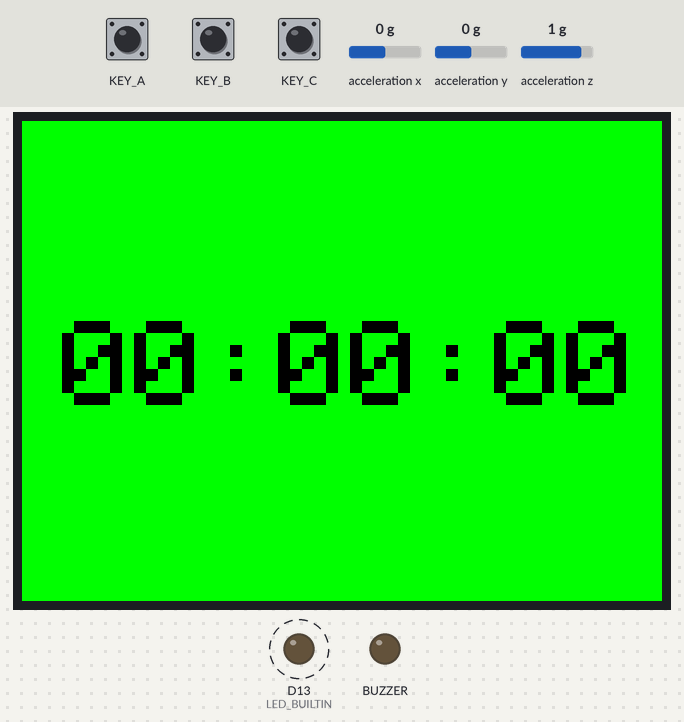
Simulated run of this sketch. Board: Seeed Wio Terminal. Parts: 320×240 colour display, output pins drawn as LEDs (lit = HIGH). Dashed ring = blinking. The inputs (shaded band) are chosen by the test bench; at power-on: KEY_A HIGH, KEY_B HIGH, KEY_C HIGH, acceleration x 0 g, acceleration y 0 g, acceleration z 1 g.

Above: at 1.4 s.
1.5 s: KEY_A pulled LOW for 0.15 s
At 3.0 s:
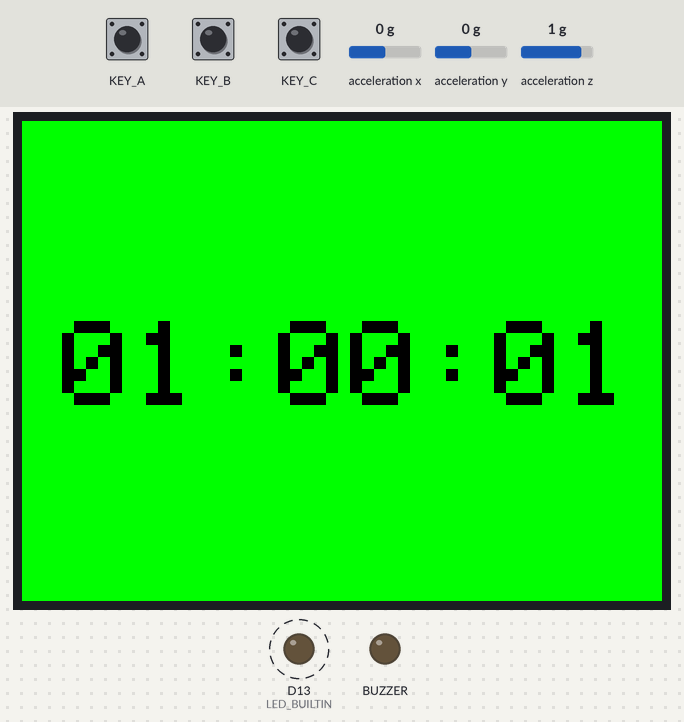
3.2 s: KEY_B pulled LOW for 0.15 s
At 3.8 s:
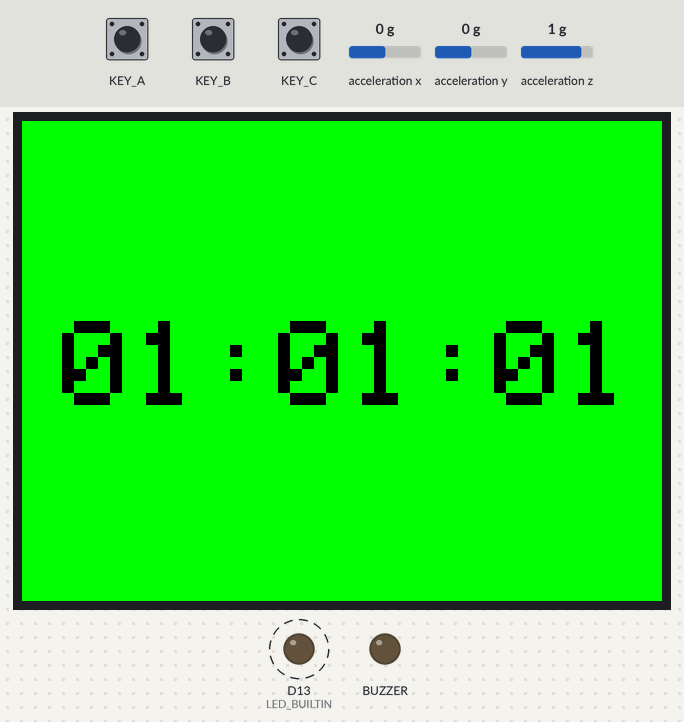
3.9 s: KEY_C pulled LOW for 0.15 s
At 4.9 s:
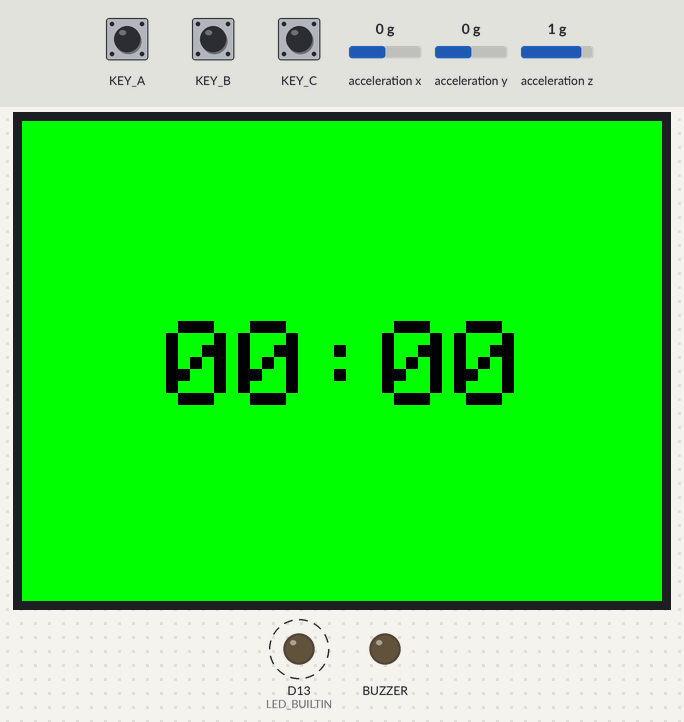
6.0 s: KEY_A pulled LOW for 1 s
At 7.2 s:
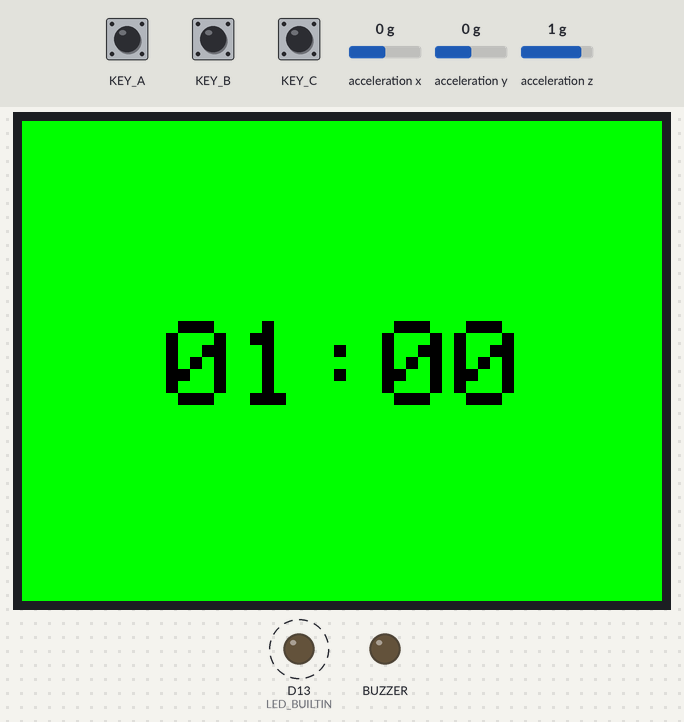
8.5 s: KEY_B pulled LOW for 1 s
At 10.0 s:
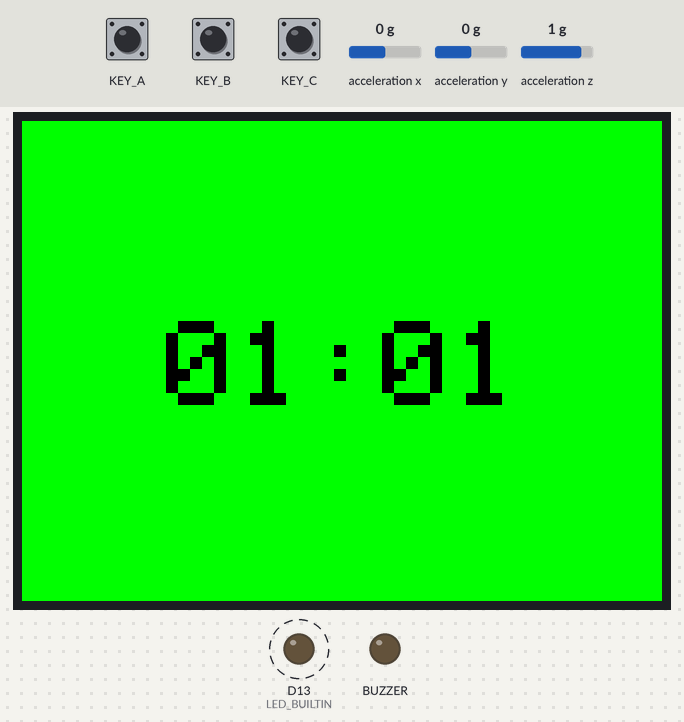
11.0 s: KEY_C pulled LOW for 1 s
At 12.2 s:
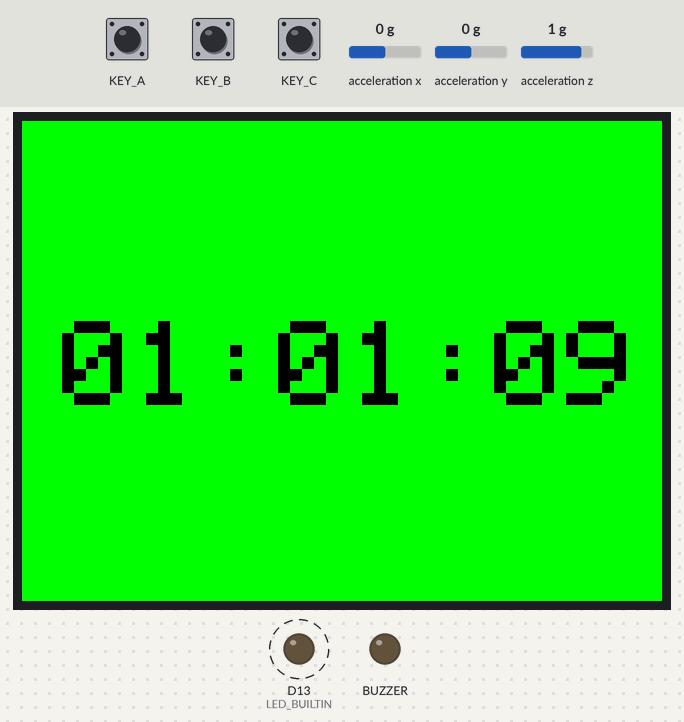
Timing chart, 0 to 14.5 s (numbered marks = the images above; inputs shaded):
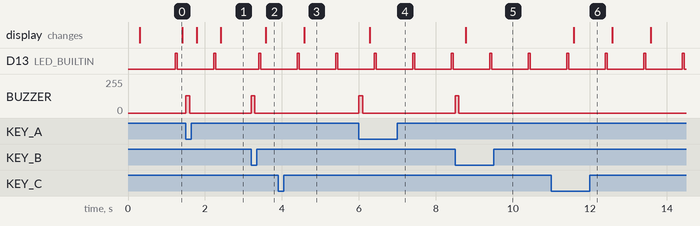

Measured:
- after the input at 1.5 s, BUZZER: 0/255 → 128/255 at once, → 0/255 0.10 s later; the display: first changes after 0.28 s (image 1 shows a later state)
- after the input at 3.2 s, BUZZER: 0/255 → 128/255 at once, → 0/255 0.10 s later; the display: changes after 0.38 s (image 2)
- after the input at 6.0 s, BUZZER: 0/255 → 128/255 at once, → 0/255 0.10 s later; the display: changes after 0.28 s (image 4)
- after the input at 8.5 s, BUZZER: 0/255 → 128/255 at once, → 0/255 0.10 s later; the display: changes after 0.28 s (image 5)
- after the input at 11.0 s, the display: changes after 0.58 s (image 6)
- by itself, D13 (LED_BUILTIN): alternates HIGH for 0.05 s and LOW for 0.95 s
- what the display in image 0 shows lasts 1.1 s, from 0.3 s to 1.4 s

The sketch:

digitalClock.ino
```cpp
// Author: a3delta
// About: A digital clock with an alarm feature.

// includes
#include "TFT_eSPI.h"
#include "LIS3DHTR.h"

// LCD variables
TFT_eSPI tft;           // LCD variable
bool bLight = true;     // flag to track backlight state
int bLightSec = 0;      // to track time since last disturbance

// accelerometer variables
LIS3DHTR<TwoWire> lis;  // accelerometer variable
float xval, yval, zval; // for reading axii
float xT, yT, zT;       // temps for axii comparisons
float xDist, yDist, zDist;  // for checking disturbances
float xLast, xAngle;    // for checking changes in angles
float xDiff;            // for calculating the difference in angles

// variables - delay handling
unsigned long lastTick = 0;
unsigned long sDelay = 1000;
unsigned long lastLight = 0;

// variables - clock
int mode = 0;           // clock mode = 0; alarm mode = 1
int clock[3];           // active clock, hours (0-23), minutes (0-59), and seconds (0-59)
int alarm[2];           // alarm time, hours (0-23) and minutes (0-59)
bool triggered = false; // for tracking when alarm is actively beeping
bool initAlarm = true;  // flag for setting alarm on first run without setting it off

// variables - printing
bool pFlag = true;      // flag for signalling when to update display


// run-once setup code
void setup() {

  // initialize KEYS A, B, and C as inputs
  // INPUT_PULLUP sets signal default HIGH; more reliable signal reads
  pinMode(WIO_KEY_A, INPUT_PULLUP);
  pinMode(WIO_KEY_B, INPUT_PULLUP);
  pinMode(WIO_KEY_C, INPUT_PULLUP);

  // setup WIO_KEY_A and WIO_KEY_B as interrupts
  // interrupt calls the function (2nd param), looks for HIGH to LOW change (FALLING)
  attachInterrupt(digitalPinToInterrupt(WIO_KEY_A), fHour, FALLING);
  attachInterrupt(digitalPinToInterrupt(WIO_KEY_B), fMin, FALLING);
  attachInterrupt(digitalPinToInterrupt(WIO_KEY_C), fMode, FALLING);

  // initialize LCD - set colors and text size
  tft.begin();
  tft.setRotation(3);                         // rotation set to corner 3
  tft.fillScreen(TFT_GREEN);                  // fill the screen with green
  digitalWrite(LCD_BACKLIGHT, HIGH);          // turn on the backlight
  tft.setTextColor(TFT_BLACK);                // set screen text to black
  tft.setTextSize(6);                         // set text size to 6

  // initialize accelerometer
  lis.begin(Wire1);
  lis.setOutputDataRate(LIS3DHTR_DATARATE_25HZ);    // set the output data rate to 25 Hz
  lis.setFullScaleRange(LIS3DHTR_RANGE_2G);         // set the scale range to 2g
  xLast = lis.getAccelerationX();                   // initialize xLast data

  // initialize LED and BUZZER outputs
  pinMode(LED_BUILTIN, OUTPUT);
  digitalWrite(LED_BUILTIN, LOW);   // turn the LED off
  pinMode(WIO_BUZZER, OUTPUT);
  lastTick = millis();

  // initialize clock[] and alarm[]
  clock[0] = 0;
  clock[1] = 0;
  clock[2] = 0;
  alarm[0] = 0;
  alarm[1] = 60;        // initialized to 60, will be set to 0 once WIO_KEY_C is pressed once

  // initialize accelerometer temp values
  xT = lis.getAccelerationX();
  yT = lis.getAccelerationY();
  zT = lis.getAccelerationZ();

  // initialize accelerometer x angles
  xLast = xval*90;

}

// main code, run as infinite loop
void loop() {

  // millis() loop to update seconds every 1000 ms
  // blink blue LED for each update of seconds (fast < 100 ms)
  if( (millis() - lastTick) >= sDelay ){
    lastTick = millis();            // update lastTick for next Tock
    clock[2] = clock[2] + 1;        // incrememnt clock seconds
    pFlag = true;                   // enable flag once incremented

    digitalWrite(LED_BUILTIN, HIGH);  // turn the LED on
    delay(50);                        // wait for 50 ms
    digitalWrite(LED_BUILTIN, LOW);   // turn the LED off
    delay(50);                        // wait for 50 ms
  }

  // if seconds hit 60, reset to 0 and increment minutes
  if(clock[2] > 59){
    clock[2] = 0;
    clock[1] = clock[1] + 1;

    // if minutes hit 60, reset to 0 and increment hours
    if(clock[1] > 59){
      clock[1] = 0;
      clock[0] = clock[0] + 1;

      // if hours hit 24, reset to 0
      if(clock[0] > 23){
        clock[0] = 0;
      }
    }
  }

  // if mode = 0; print clock as HH:MM:SS, else, print alarm as HH:MM
  if(pFlag){
    pFlag = false;            // disable flag once triggered

    // reset screen
    tft.fillScreen(TFT_GREEN);                // clear screen; reset to solid green

    if(mode == 0){
      // center cursor and print
      tft.setCursor(20,100);
      if(clock[0] < 10){
        tft.print("0");
      }
      tft.print(clock[0]); tft.print(":");
      if(clock[1] < 10){
        tft.print("0");
      }
      tft.print(clock[1]); tft.print(":");
      if(clock[2] < 10){
        tft.print("0");
      }
      tft.print(clock[2]);
    }
    else{
      // center cursor and print
      tft.setCursor(72,100);
      if(alarm[0] < 10){
        tft.print("0");
      }
      tft.print(alarm[0]); tft.print(":");
      if(alarm[1] < 10){
        tft.print("0");
      }
      tft.print(alarm[1]);
    }
  }

  // if alarm = clock, trigger the buzzer until WIO_KEY_C is pressed
  // check if seconds = 0 to prevent retriggers for the remainder of the minute
  if(clock[2] == 0){
    if( (alarm[0] == clock[0]) && (alarm[1] == clock[1]) ){
      triggered = true;
    }
  }

  // if triggered, activate
  // switch to millis() trigger for delay
  if(triggered){
    analogWrite(WIO_BUZZER, 128);
    delay(100);
    analogWrite(WIO_BUZZER, 0);
    delay(100);
  }

  // if the backlight is off, test x acceleration for wake up
  // else, test x acceleration for sleep
  if(!bLight){
    // read acceleration of device
    xval = lis.getAccelerationX();

    // convert to degrees - degrees = rads*(180/pi)
    xAngle = xval*90;             // appears to be more accurate - xval = 1 at 90 deg, 0.5 at 45 deg, etc
    if(xAngle < 0){
      xAngle = xAngle * -1;
    }

    // if tilted 50+ deg on x, turn on backlight
    xDiff = xAngle - xLast;
    //if( (xDiff > 50) || ((1 - xDiff) > 50) ){
    if(xDiff > 50){
      digitalWrite(LCD_BACKLIGHT, HIGH);      // turn on the backlight
      bLight = true;
    }
  }
  else{
    // only poll every 1000 ms/1 sec
    // 1000 was triggering at 3 s instead of 5 s, so added 300 ms
    if( (millis() - lastLight) >= 1300 ){
      // update lastLight
      lastLight = millis();

      // read acceleration of device
      xval = lis.getAccelerationX();
      yval = lis.getAccelerationY();
      zval = lis.getAccelerationZ();

      // calc disturbances
      xDist = xval - xT;
      yDist = yval - yT;
      zDist = zval - zT;

      // update axii temps
      xT = xval;
      yT = yval;
      zT = zval;

      // find absolute value of each
      if(xDist < 0){
        xDist = xDist * -1;
      }
      if(yDist < 0){
        yDist = yDist * -1;
      }
      if(zDist < 0){
        zDist = zDist * -1;
      }

      // if not disturbed more than set amount, turn off backlight
      if( (xDist >= 0) || (xDist <= 0.1) ){
        bLightSec++;
      }
      else if( (yDist >= 0) || (yDist <= 0.1) ){
        bLightSec++;
      }
      else if( (zDist >= 0) || (zDist <= 0.1) ){
        bLightSec++;
      }
      else{
        bLightSec = 0;
      }

      // if 5 sec of no disturbances, turn off backlight
      if(bLightSec > 4){
        bLightSec = 0;
        digitalWrite(LCD_BACKLIGHT, LOW);           // turn off the backlight
        bLight = false;
      }
    }
  }

}

void fHour() {
  // activate buzzer
  // switch to millis() trigger for delay?
  analogWrite(WIO_BUZZER, 128);
  delay(100);
  analogWrite(WIO_BUZZER, 0);
  delay(100);

  pFlag = true;                   // enable flag once incremented

  // increment hours based on mode
  if(mode == 0){
    // if not at 23, increment, else, roll over to 0
    if(clock[0] != 23){
      clock[0] = clock[0] + 1;
    }
    else{
      clock[0] = 0;
    }
    clock[2] = 0;         // reset seconds to 0
  }
  else{
    // if not at 23, increment, else, roll over to 0
    if(alarm[0] != 23){
      alarm[0] = alarm[0] + 1;
    }
    else{
      alarm[0] = 0;
    }
  }
}

void fMin() {
  // activate buzzer
  // switch to millis() trigger for delay?
  analogWrite(WIO_BUZZER, 128);
  delay(100);
  analogWrite(WIO_BUZZER, 0);
  delay(100);

  pFlag = true;                   // enable flag once incremented

  // increment minutes based on mode
  if(mode == 0){
    // if not at 59, increment, else, roll over to 0
    if(clock[1] != 59){
      clock[1] = clock[1] + 1;
    }
    else{
      clock[1] = 0;
    }
    clock[2] = 0;         // reset seconds to 0
  }
  else{
    // if not at 59, increment, else, roll over to 0
    if(alarm[1] != 59){
      alarm[1] = alarm[1] + 1;
    }
    else{
      alarm[1] = 0;
    }
  }
}

void fMode() {
  // on first run, initialize blank alarm
  if(initAlarm){
    initAlarm = false;
    alarm[1] = 0;
  }

  // if alarm has not been triggered, change between clock and alarm
  // else, disable the alarm
  if(!triggered){
    // change to the opposite mode
    if(mode == 0){
      mode = 1;
    }
    else{
      mode = 0;
    }
  }
  else{
    triggered = false;
  }
}
```
